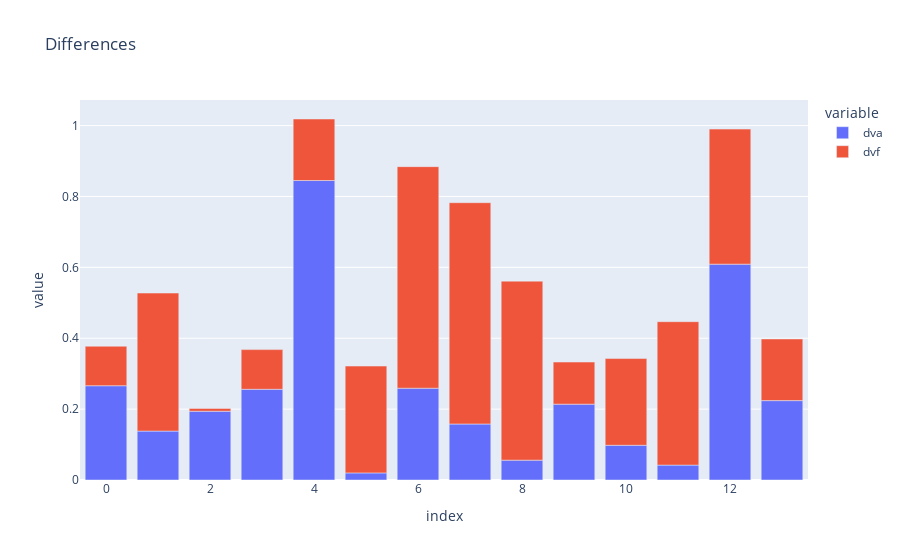

Here is the notebook cell this chart was saved with:
### Code cell
fig = px.bar(df_diff,title="Differences")
fig.show()

### Figure 1 — Plotly figure (JSON) as saved in the notebook; plotly's stock layout.template omitted (floating-point values rounded to 4 significant figures)
{"data": [{"alignmentgroup": "True", "hovertemplate": "variable=dva<br>index=%{x}<br>value=%{y}<extra></extra>", "legendgroup": "dva", "marker": {"color": "#636efa", "pattern": {"shape": ""}}, "name": "dva", "offsetgroup": "dva", "orientation": "v", "showlegend": true, "textposition": "auto", "type": "bar", "x": [0, 1, 2, 3, 4, 5, 6, 7, 8, 9, 10, 11, 12, 13], "xaxis": "x", "y": [0.266, 0.138, 0.194, 0.256, 0.845, 0.02, 0.259, 0.158, 0.056, 0.214, 0.098, 0.042, 0.609, 0.224], "yaxis": "y"}, {"alignmentgroup": "True", "hovertemplate": "variable=dvf<br>index=%{x}<br>value=%{y}<extra></extra>", "legendgroup": "dvf", "marker": {"color": "#EF553B", "pattern": {"shape": ""}}, "name": "dvf", "offsetgroup": "dvf", "orientation": "v", "showlegend": true, "textposition": "auto", "type": "bar", "x": [0, 1, 2, 3, 4, 5, 6, 7, 8, 9, 10, 11, 12, 13], "xaxis": "x", "y": [0.1115, 0.3895, 0.008057, 0.1119, 0.1736, 0.3015, 0.6251, 0.6244, 0.5051, 0.1188, 0.2447, 0.4047, 0.3811, 0.174], "yaxis": "y"}], "layout": {"barmode": "relative", "legend": {"title": {"text": "variable"}, "tracegroupgap": 0}, "title": {"text": "Differences"}, "xaxis": {"anchor": "y", "domain": [0, 1], "title": {"text": "index"}}, "yaxis": {"anchor": "x", "domain": [0, 1], "title": {"text": "value"}}}}
